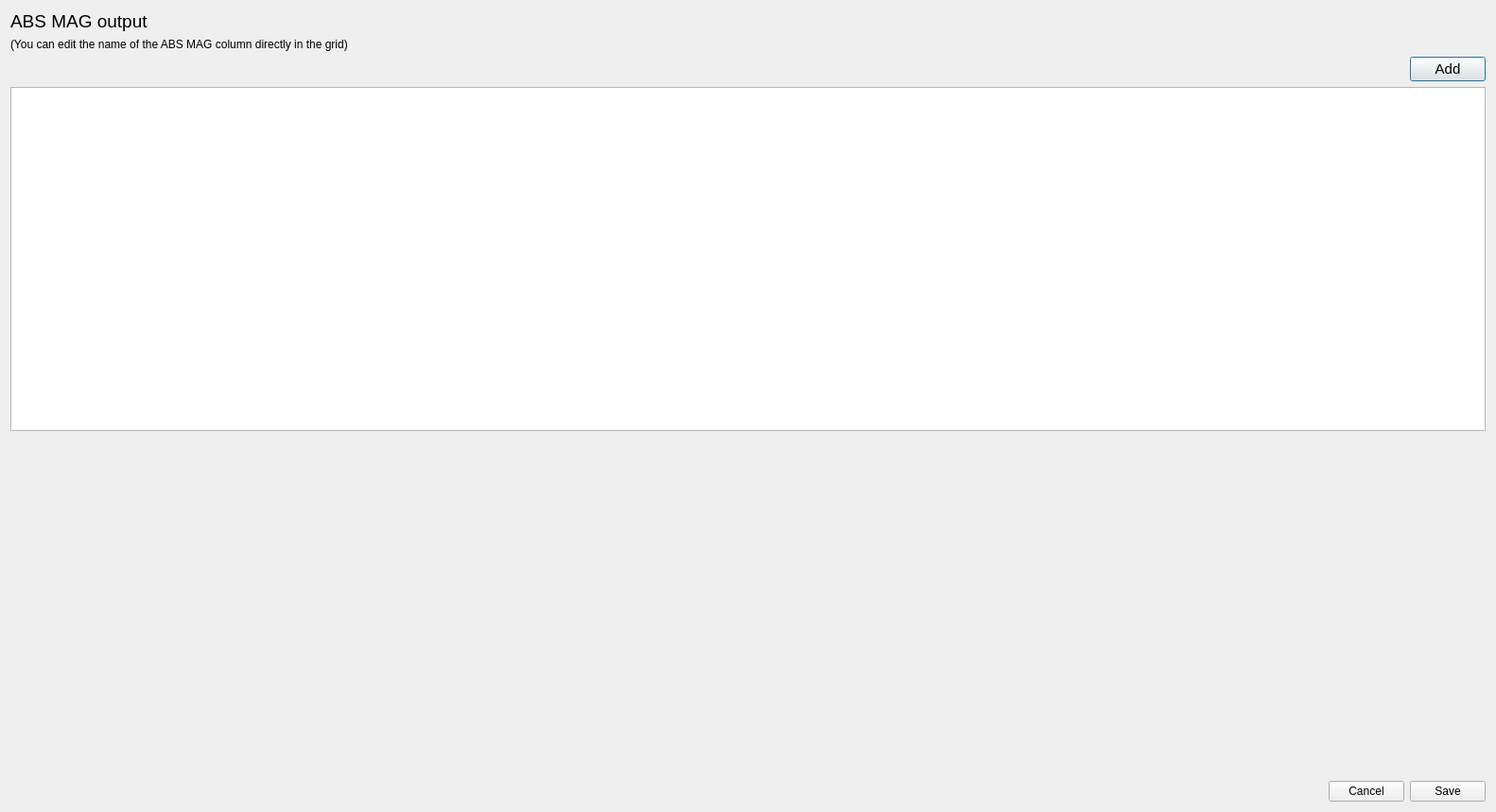
<?xml version="1.0" encoding="UTF-8"?>
<ui version="4.0">
 <class>Euclid::PhzQtUI::DialogAbsMag</class>
 <widget class="QDialog" name="Euclid::PhzQtUI::DialogAbsMag">
  <property name="geometry">
   <rect>
    <x>0</x>
    <y>0</y>
    <width>1582</width>
    <height>859</height>
   </rect>
  </property>
  <property name="windowTitle">
   <string>ABS MAG output selection</string>
  </property>
  <layout class="QVBoxLayout" name="verticalLayout">
   <item>
    <widget class="QLabel" name="label_2">
     <property name="font">
      <font>
       <pointsize>14</pointsize>
      </font>
     </property>
     <property name="text">
      <string>ABS MAG output</string>
     </property>
    </widget>
   </item>
   <item>
    <widget class="QLabel" name="label">
     <property name="text">
      <string>(You can edit the name of the ABS MAG column directly in the grid)</string>
     </property>
    </widget>
   </item>
   <item>
    <layout class="QHBoxLayout" name="horizontalLayout_2">
     <item>
      <spacer name="horizontalSpacer_2">
       <property name="orientation">
        <enum>Qt::Horizontal</enum>
       </property>
       <property name="sizeHint" stdset="0">
        <size>
         <width>40</width>
         <height>20</height>
        </size>
       </property>
      </spacer>
     </item>
     <item>
      <widget class="QPushButton" name="btn_SelectFilter">
       <property name="font">
        <font>
         <pointsize>11</pointsize>
        </font>
       </property>
       <property name="text">
        <string>Add</string>
       </property>
      </widget>
     </item>
    </layout>
   </item>
   <item>
    <widget class="QTableView" name="tbl_AbsMag"/>
   </item>
   <item>
    <spacer name="verticalSpacer">
     <property name="orientation">
      <enum>Qt::Vertical</enum>
     </property>
     <property name="sizeHint" stdset="0">
      <size>
       <width>20</width>
       <height>335</height>
      </size>
     </property>
    </spacer>
   </item>
   <item>
    <layout class="QHBoxLayout" name="horizontalLayout">
     <item>
      <spacer name="horizontalSpacer">
       <property name="orientation">
        <enum>Qt::Horizontal</enum>
       </property>
       <property name="sizeHint" stdset="0">
        <size>
         <width>40</width>
         <height>20</height>
        </size>
       </property>
      </spacer>
     </item>
     <item>
      <widget class="QPushButton" name="btn_cancel">
       <property name="text">
        <string>Cancel</string>
       </property>
      </widget>
     </item>
     <item>
      <widget class="QPushButton" name="btn_save">
       <property name="text">
        <string>Save</string>
       </property>
      </widget>
     </item>
    </layout>
   </item>
  </layout>
  <zorder>label_2</zorder>
  <zorder>tbl_AbsMag</zorder>
  <zorder>verticalSpacer</zorder>
  <zorder>label</zorder>
 </widget>
 <resources/>
 <connections/>
</ui>
